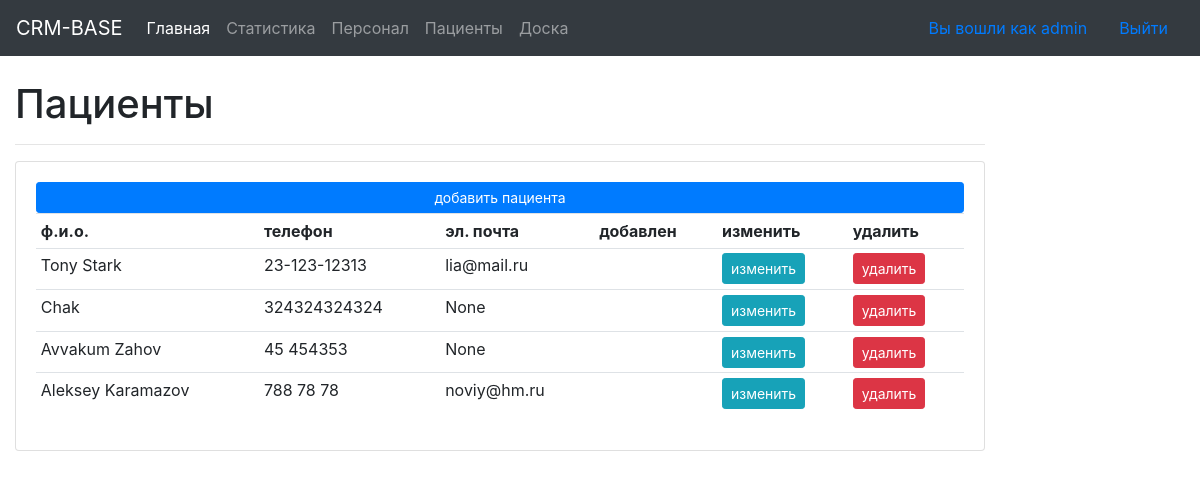
/patient/ (signed in), run on the app's committed database.
### main/models.py (models this page shows, shortened)
class Patient(models.Model):
    name = models.CharField(max_length=50)
    phone = models.CharField(max_length=12, null=True, blank=True)
    email = models.CharField(max_length=20, null=True, blank=True)
    date_created = models.DateTimeField(
        auto_now_add=True)

### main/views.py (the view)
# urls.py: path('patient/', views.patient, name='patient'),
@login_required(login_url='login')
def patient(request):
    patients = Patient.objects.all()
    context = {'patients': patients}
    return render(request, 'main/patients.html', context)

### templates/main/patients.html (shortened to what this page needs)
{% extends "main/base.html" %} {% block content %}
<br />
<div class="col-md-10">
    <strong><h1>Пациенты</h1></strong>
    <hr />
    <div class="card card-body">
        <a
            class="btn btn-primary btn-sm btn-block"
            href="{% url 'create_patient' %}"
            >добавить пациента</a
        >
        <table class="table table-sm">
            <tr>
                <th>ф.и.о.</th>
                <th>телефон</th>
                <th>эл. почта</th>
                <th>добавлен</th>
                <th>изменить</th>
                <th>удалить</th>
            </tr>
            <tr>
                {% for patient in patients %}
                <td>{{patient.name}}</td>
                <td>{{patient.phone}}</td>
                <td>{{patient.email}}</td>
                <td>{{patient.created}}</td>
                <td>
                    <a
                        class="btn btn-sm btn-info"
                        href="{% url 'update_patient' patient.id %}"
                        >изменить</a
                    >
                </td>
                <td>
                    <a
                        class="btn btn-sm btn-danger"
                        href="{% url 'delete_patient' patient.id%}"
                        >удалить</a
                    >
                </td>
            </tr>
            {% endfor %}
        </table>
    </div>
</div>
{% endblock %}

### templates/main/navbar.html (shortened to what this page needs)
<nav class="navbar navbar-expand-lg navbar-dark bg-dark">
  <a class="navbar-brand" href="{% url 'admin' %}">CRM-BASE</a>
  <div class="collapse navbar-collapse" id="navbarNavAltMarkup">
    <div class="navbar-nav">
      <a class="nav-item nav-link active" href="{% url 'home' %}">Главная </a>
      <a class="nav-item nav-link" href="{% url 'service' %}">Статистика</a>
      <a class="nav-item nav-link" href="{% url 'staff' %}">Персонал</a>
      <a class="nav-item nav-link" href="{% url 'patients' %}">Пациенты</a>
      <a class="nav-item nav-link" href="{% url 'appointment' %}">Доска</a>
    </div>
  </div>
  {% if user.is_authenticated %}
  <a a class="nav-item nav-link"> Вы вошли как {{user.username}} </a>
  <a a class="nav-item nav-link" href="{% url 'logout' %}">Выйти</a>
  {% endif %}
</nav>

### data on the page
Patient: name "Tony Stark", phone "23-123-12313", email "lia@mail.ru"
Patient: name "Chak", phone "324324324324", email "None"
Patient: name "Avvakum Zahov", phone "45 454353", email "None"
Patient: name "Aleksey Karamazov", phone "788 78 78", email "noviy@hm.ru"

### other printed values
{{ user.username }} "admin"
